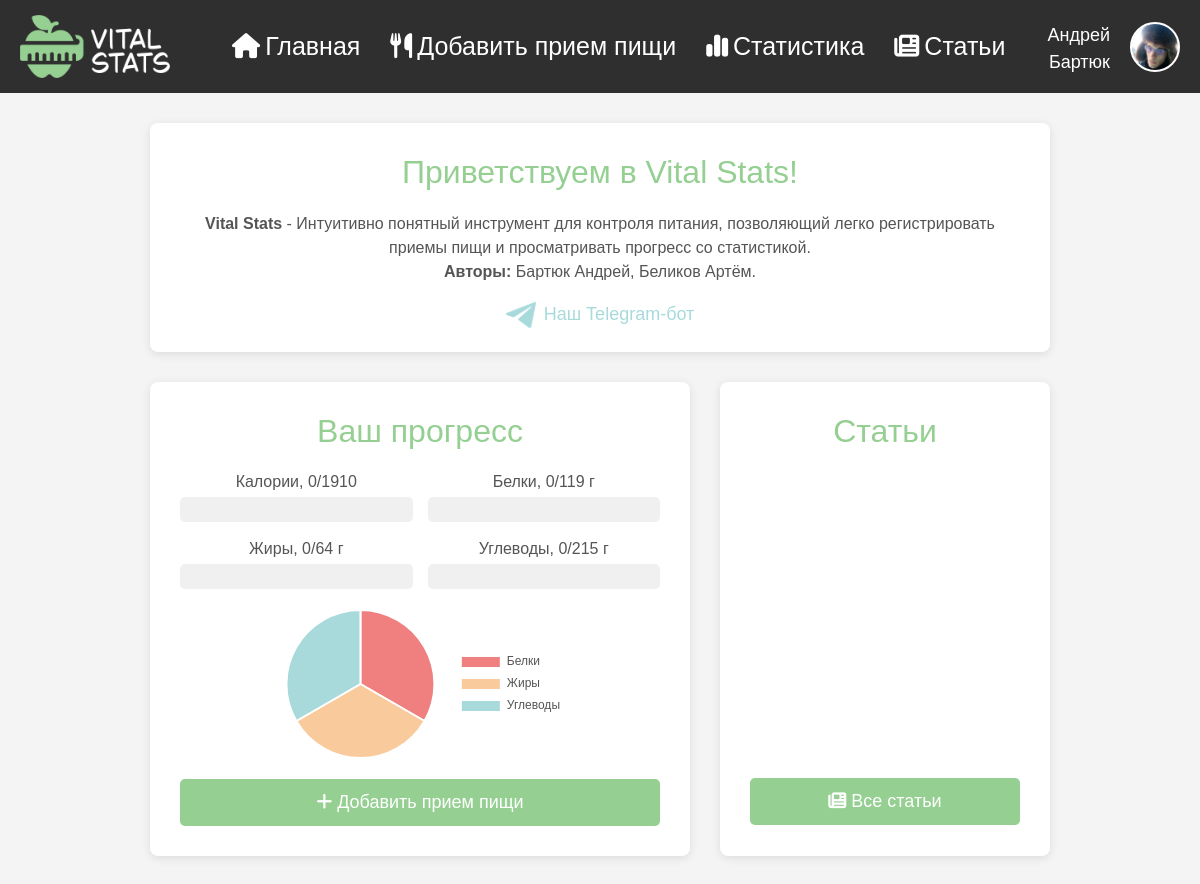
Before: /index (signed in) with the older database file.
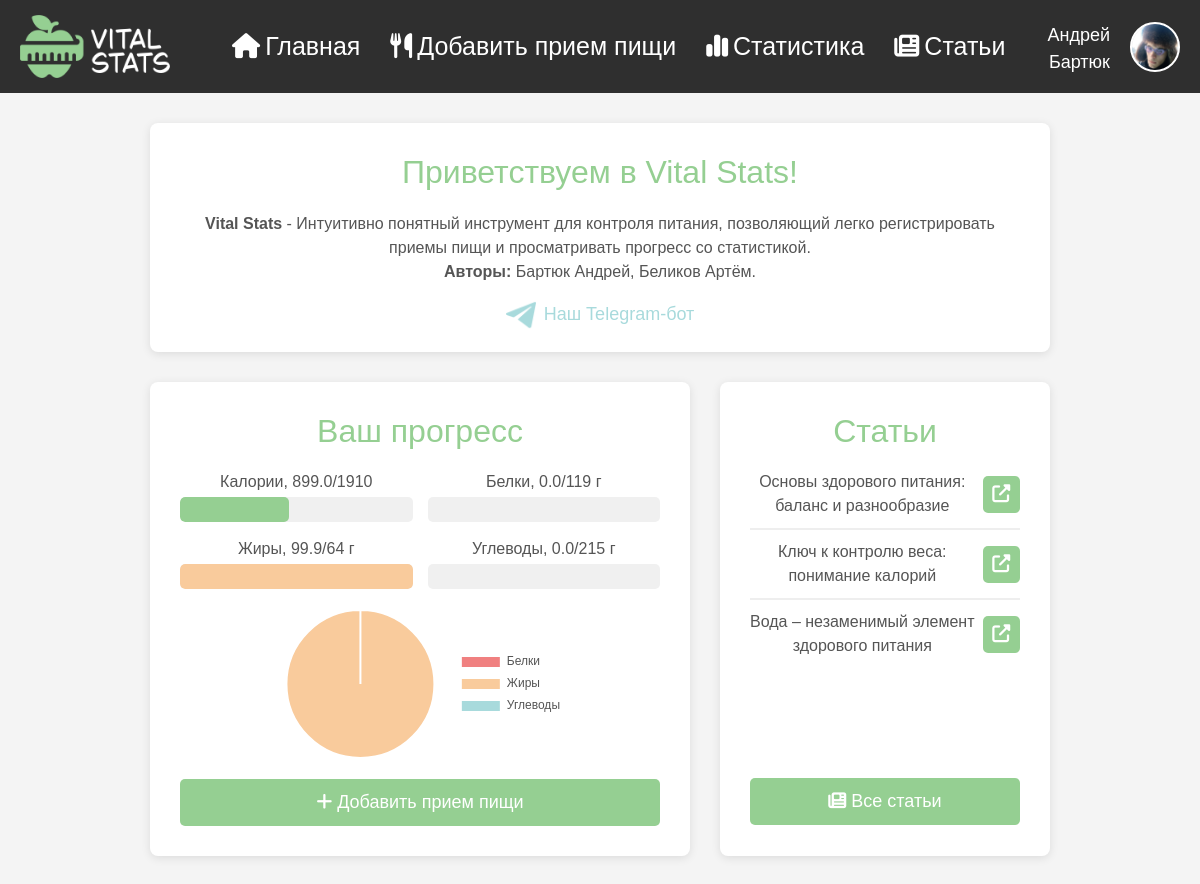
After: the same page with the newer database file.
### data/User.py (models this page shows, shortened)
class User(SqlAlchemyBase, UserMixin, SerializerMixin):
    __tablename__ = "user"
    id = sqlalchemy.Column(sqlalchemy.Integer, primary_key=True, autoincrement=True)
    email = sqlalchemy.Column(sqlalchemy.String, nullable=False, index=True, unique=True)
    surname = sqlalchemy.Column(sqlalchemy.String, nullable=False)
    name = sqlalchemy.Column(sqlalchemy.String, nullable=False)
    gender = sqlalchemy.Column(sqlalchemy.Integer, sqlalchemy.ForeignKey("gender.id"), nullable=False)
    goal = sqlalchemy.Column(sqlalchemy.Integer, sqlalchemy.ForeignKey("goal.id"), nullable=True, default=2)
    lifestyle = sqlalchemy.Column(sqlalchemy.Integer, sqlalchemy.ForeignKey("lifestyle.id"), nullable=True, default=3)
    age = sqlalchemy.Column(sqlalchemy.Integer, nullable=False)
    weight = sqlalchemy.Column(sqlalchemy.Integer, nullable=False)
    height = sqlalchemy.Column(sqlalchemy.Integer, nullable=False)
    is_admin = sqlalchemy.Column(sqlalchemy.Boolean, nullable=False, default=False)
    hashed_password = sqlalchemy.Column(sqlalchemy.String, nullable=True)
    gender_obj = sqlalchemy.orm.relationship("Gender")
    goal_obj = sqlalchemy.orm.relationship("Goal")
    lifestyle_obj = sqlalchemy.orm.relationship("Lifestyle")

### data/Article.py (models this page shows)
class Article(SqlAlchemyBase, SerializerMixin):
    __tablename__ = "article"
    id = sqlalchemy.Column(sqlalchemy.Integer, primary_key=True, autoincrement=True)
    title = sqlalchemy.Column(sqlalchemy.String, nullable=False)
    content = sqlalchemy.Column(sqlalchemy.String, nullable=False)
    accepted = sqlalchemy.Column(sqlalchemy.Boolean, nullable=False, default=True)
    user = sqlalchemy.Column(sqlalchemy.Integer, sqlalchemy.ForeignKey("user.id"), nullable=True)
    user_obj = sqlalchemy.orm.relationship("User")

### main.py (the view)
@app.route("/")
@app.route("/index")
def index():
    if not current_user.is_authenticated:
        return redirect("/login")
    db_sess = db_session.create_session()
    stat = db_sess.query(Statistics).filter(Statistics.user == current_user.id,
                                            Statistics.date == datetime.date.today()).first()
    if stat:
        values = (stat.calories, stat.proteins, stat.fats, stat.carbohydrates)
        progress = [round(value / norm * 100) for value, norm in zip(values, get_norms())]
        progress = [100 if x > 100 else x for x in progress]
        all_pfc = stat.proteins + stat.fats + stat.carbohydrates
        ratios = [str(round(x / all_pfc * 100)) for x in (stat.proteins, stat.fats, stat.carbohydrates)]
        pairs = [f"{value}/{norm}" for value, norm in zip(values, get_norms())]
    else:
        progress = [0] * 4
        ratios = ["33", "33", "33"]
        pairs = [f"0/{norm}" for norm in get_norms()]
    articles = db_sess.query(Article).all()
    return render_template("index.html", avatar_url=get_avatar_url(), progress=progress, ratios=ratios, pairs=pairs,
                           articles=articles)

### data/db_session.py (called while the page is built)
def create_session() -> Session:
    global __factory
    return __factory()

### main.py (called while the page is built)
@login_manager.user_loader
def load_user(user_id):
    db_sess = db_session.create_session()
    return db_sess.query(User).get(user_id)

def get_avatar_url():
    path = f"img/avatar/user_{current_user.id}.png"
    if os.path.exists("static/" + path):
        return url_for("static", filename=path)
    return url_for("static", filename="img/avatar/default.png")

def get_norms():
    bmr = (10 * current_user.weight + 6.25 * current_user.height - 5 * current_user.age +
           (5 if current_user.gender == 1 else -161))
    db_sess = db_session.create_session()
    bmr *= db_sess.query(Lifestyle).filter(Lifestyle.id == current_user.lifestyle).first().coefficient
    bmr += db_sess.query(Goal).filter(Goal.id == current_user.goal).first().addition
    bmr = round(bmr)
    proteins = round(bmr * 0.25 / 4)
    fats = round(bmr * 0.3 / 9)
    carbohydrates = round(bmr * 0.45 / 4)
    return bmr, proteins, fats, carbohydrates

### templates/index.html (shortened to what this page needs)
{% extends 'base.html' %}
{% block head %}
    <link rel="stylesheet" href="{{ url_for('static', filename='css/index_style.css') }}">
{% endblock %}
{% block content %}
    <div class="main-container">
        <div class="content-section">
            <div class="header-section">
                <h2>Приветствуем в Vital Stats!</h2>
                <p class="main-par">
                    <strong>Vital Stats</strong> - Интуитивно понятный инструмент для контроля питания, позволяющий легко регистрировать приемы пищи и просматривать прогресс со статистикой.
                    <br><a href="/authors" style="text-decoration: none; color: inherit;"><b>Авторы:</b></a> Бартюк Андрей, Беликов Артём.
                </p>
                <a href="https://t.me/your_telegram_channel" target="_blank" class="telegram-link">
                    <img src="{{ url_for('static', filename='img/telegram.png') }}" class="telegram-logo">
                    <div class="telegram-label">Наш Telegram-бот</div>
                </a>
            </div>
        </div>
        <div class="content-section">
            <div class="left-panel">
                <h2>Ваш прогресс</h2>
                <div class="progress-bars-grid">
                    <div class="progress-bar-container">
                        <label for="calories">Калории, {{ pairs[0] }}</label>
                        <div class="progress-bar">
                            <div id="calories" class="progress-fill" style="width: {{ progress[0] }}%;"></div>
                        </div>
                    </div>
                    <div class="progress-bar-container">
                        <label for="protein">Белки, {{ pairs[1] }} г</label>
                        <div class="progress-bar">
                        </div>
                    </div>
                    <div class="progress-bar-container">
                        <label for="fat">Жиры, {{ pairs[2] }} г</label>
                        <div class="progress-bar">
                            <div id="fat" class="progress-fill" style="width: {{ progress[2] }}%; background-color: #f9cb9c;"></div>
                        </div>
                    </div>
                    <div class="progress-bar-container">
                        <label for="carbs">Углеводы, {{ pairs[3] }} г</label>
                        <div class="progress-bar">
                        </div>
                    </div>
                </div>
                <div class="con-con">
                    <div class="chart-container">
                        <canvas id="bjuChart"></canvas>
                    </div>
                </div>
                <a href="/add_meal" class="btn btn-primary">
                    <i class="fa-solid fa-plus fa-btn"></i>Добавить прием пищи
                </a>
            </div>
            <div class="right-panel">
                <h2>Статьи</h2>
                <div style="overflow-x: hidden; overflow-y: scrollbar; width: 100%; height: 296px;">
                    {% for article in articles %}
                        <div class="article-preview">
                            <p class="main-par" style="text-align: center; margin: 0 8px 0 0; width: 100%;">{{ article.title }}</p>
                            <a href="/article/{{ article.id }}" class="btn btn-primary" style="width: 43px; margin: 0; padding: 5px;">
                                <i class="fa-solid fa-up-right-from-square"></i>
                            </a>
                        </div>
                    {% endfor %}
                </div>
                <a href="/article_list" class="btn btn-primary">
                    <i class="fa-solid fa-newspaper fa-btn"></i>Все статьи
                </a>
            </div>
        </div>
    </div>
    <script>
    document.addEventListener('DOMContentLoaded', function() {
        Chart.defaults.font.family = 'BubbleSans, sans-serif';
        const bjuChartCanvas = document.getElementById('bjuChart');
        if (bjuChartCanvas) {
            const bjuData = {
                labels: ['Белки', 'Жиры', 'Углеводы'],
                datasets: [{
                    data: [{{ ', '.join(ratios) }}],
                    backgroundColor: ['#f08080', '#f9cb9c', '#a8dadc'], // Цвета для сегментов
                    hoverOffset: 4
                }]
            };
            const bjuChart = new Chart(bjuChartCanvas, {
                type: 'pie',
                data: bjuData,
                options: {
                    responsive: true,
                    maintainAspectRatio: false,
                    plugins: {
                        legend: {
                            position: 'right', // Расположение легенды
                            labels: {
                                font: {
                                    size: 12,
                                    family: 'BubbleSans, sans-serif'
                                },
                                color: '#555'
                            }
                        },
                        tooltip: {
                            callbacks: {
                                label: function(context) {
                                    let label = context.label || '';
                                    if (context.parsed !== null) {
                                        label += ': ' + context.parsed + '%';
                                    }
                                    return label;
                                }
                            }
                        }
                    }
                }
            });
        }
    });
    </script>
{% endblock %}

### templates/base.html (shortened to what this page needs)
<!DOCTYPE html>
<html lang="ru">
<head>
    <link href="https://cdn.jsdelivr.net/npm/bootstrap@5.3.3/dist/css/bootstrap.min.css" rel="stylesheet">
    <link rel="stylesheet" href="https://cdnjs.cloudflare.com/ajax/libs/font-awesome/6.5.1/css/all.min.css" />
    <link rel="stylesheet" href="{{ url_for('static', filename='css/base_style.css') }}">
    {% block head %}{% endblock %}
</head>
<body>
    <nav class="navbar">
        <div class="navbar-left">
            <div class="navbar-logo">
                <a href="/"><img class="nav-logo" src="{{ url_for('static', filename='img/logo_light.png') }}"></a>
            </div>
        </div>
        <ul class="my-navbar-nav">
            <li><a href="/"><i class="fa-solid fa-house fa-btn"></i>Главная</a></li>
            <li><a href="/add_meal"><i class="fa-solid fa-utensils fa-btn"></i>Добавить прием пищи</a></li>
            <li><a href="/statistics"><i class="fa-solid fa-chart-simple fa-btn"></i>Статистика</a></li>
            <li><a href="/article_list"><i class="fa-solid fa-newspaper fa-btn"></i>Статьи</a></li>
        </ul>
        <div class="navbar-right">
            <a href="/profile" class="user-link">
                <div class="user-info">
                    {{ current_user.name }}<br>{{ current_user.surname }}
                </div>
                <div class="account-avatar">
                    <img src="{{ avatar_url }}" alt="VwV">
                </div>
            </a>
        </div>
    </nav>
    <div class="content">
        {% block content %}
        {% endblock %}
    </div>
</body>
</html>

### static/css/base_style.css (style rules this page uses)
* { outline: 1px solid transparent !important; }
body { font-family: 'BubbleSans', sans-serif; margin: 0; background-color: #f4f4f4; color: #000; }
.main-container { padding: 10px; display: flex; flex-direction: column; align-items: center; }
.content-section { display: flex; gap: 30px; }
.navbar { background-color: #2f2f2f; color: #000; padding: 15px 20px; display: flex; justify-content: space-between; align-items: center; }
.navbar-left { display: flex; align-items: center; }
.navbar-logo { font-size: 1.5em; font-weight: bold; margin-right: 20px; transition: filter 0.3s ease; }
.my-navbar-nav { display: flex; list-style: none; padding: 0; margin: 0; }
.my-navbar-nav li { margin: 0 15px; }
.my-navbar-nav a { font-size: 25px; color: #ffffff; text-decoration: none; transition: color 0.3s ease; }
.navbar-right { display: flex; align-items: center; }
.content { padding: 20px; }
.nav-logo { max-width: 150px; height: auto; }
.user-link { display: flex; align-items: center; text-decoration: none; color: inherit; }
.user-info { color: #ffffff; margin-right: 5px; margin-top: 5px; font-size: 18px; text-align: right; transition: color 0.3s ease; }
.account-avatar { width: 50px; height: 50px; border-radius: 50%; background-color: #ddd; overflow: hidden; margin-left: 15px; border: 2px solid #ffffff; transition: border 0.3s ease; }
.account-avatar img { display: block; width: 100%; height: 100%; object-fit: cover; }
.btn-primary { background-color: #95cf92; color: white; border: none; padding: 10px 10px; border-radius: 5px; font-size: 18px; transition: background-color 0.3s ease, transform 0.3s ease; margin-top: 12px; width: 100%; }
.main-par { color: #555; font-size: 16px; }
h2 { color: #95cf92; text-align: center; margin-bottom: 20px; }
label { text-align: center; display: block; margin-bottom: 3px; color: #555; }
.fa-btn { margin-right: 5px; }

### static/css/index_style.css (style rules this page uses)
.main-container { padding: 10px; display: flex; flex-direction: column; align-items: center; }
.header-section { flex: 1; text-align: center; margin-bottom: 30px; padding: 30px; padding-bottom: 15px; border-radius: 8px; background-color: #fff; box-shadow: 0 2px 10px rgba(0, 0, 0, 0.1); }
.content-section { display: flex; width: 90%; max-width: 900px; gap: 30px; }
.left-panel { width: 60%; padding: 30px; border-radius: 8px; background-color: #fff; box-shadow: 0 2px 10px rgba(0, 0, 0, 0.1); }
.progress-bars-grid { display: flex; flex-wrap: wrap; gap: 15px; margin-bottom: 20px; }
.progress-bar-container { width: calc(50% - 7.5px); margin-bottom: 0; text-align: center; }
.progress-bar-container label { display: block; margin-bottom: 3px; color: #555; }
.progress-bar { background-color: #f0f0f0; border-radius: 5px; overflow: hidden; height: 25px; }
.progress-fill { background-color: #95cf92; height: 100%; border-radius: 5px; }
.right-panel { flex: 1; padding: 30px; border-radius: 8px; background-color: #fff; box-shadow: 0 2px 10px rgba(0, 0, 0, 0.1); }
.article-preview { display: flex; flex-orientation: row; justify-content: center; align-items: center; margin-bottom: 10px; padding-bottom: 10px; border-bottom: 2px solid #eee; }
.article-preview:last-child { border-bottom: none; }
.telegram-link { display: inline-flex; align-items: center; text-decoration: none; color: #a8dadc; gap: 8px; transition: filter 0.3s ease; }
.telegram-logo { width: 30px; height: auto; }
.telegram-label { font-size: 18px; color: #a8dadc; }
.chart-container { width: 300px; height: 150px; }
.con-con { display: flex; justify-content: center; align-items: center; width: 100%; margin-bottom: 8px; }
#bjuChart { max-width: 100%; max-height: 100%; }

Changed rows visible on the page:
added Article: title "Основы здорового питания: баланс и разнообразие"
added Article: title "Ключ к контролю веса: понимание калорий"
added Article: title "Вода – незаменимый элемент здорового питания"
Other visible differences:
{{ pairs[0] }}: "0/1910" → "899.0/1910"
{{ pairs[1] }}: "0/119" → "0.0/119"
{{ pairs[2] }}: "0/64" → "99.9/64"
{{ pairs[3] }}: "0/215" → "0.0/215"
chart data {{ ', '.join(ratios) }}: 33, 33, 33 → 0, 100, 0
